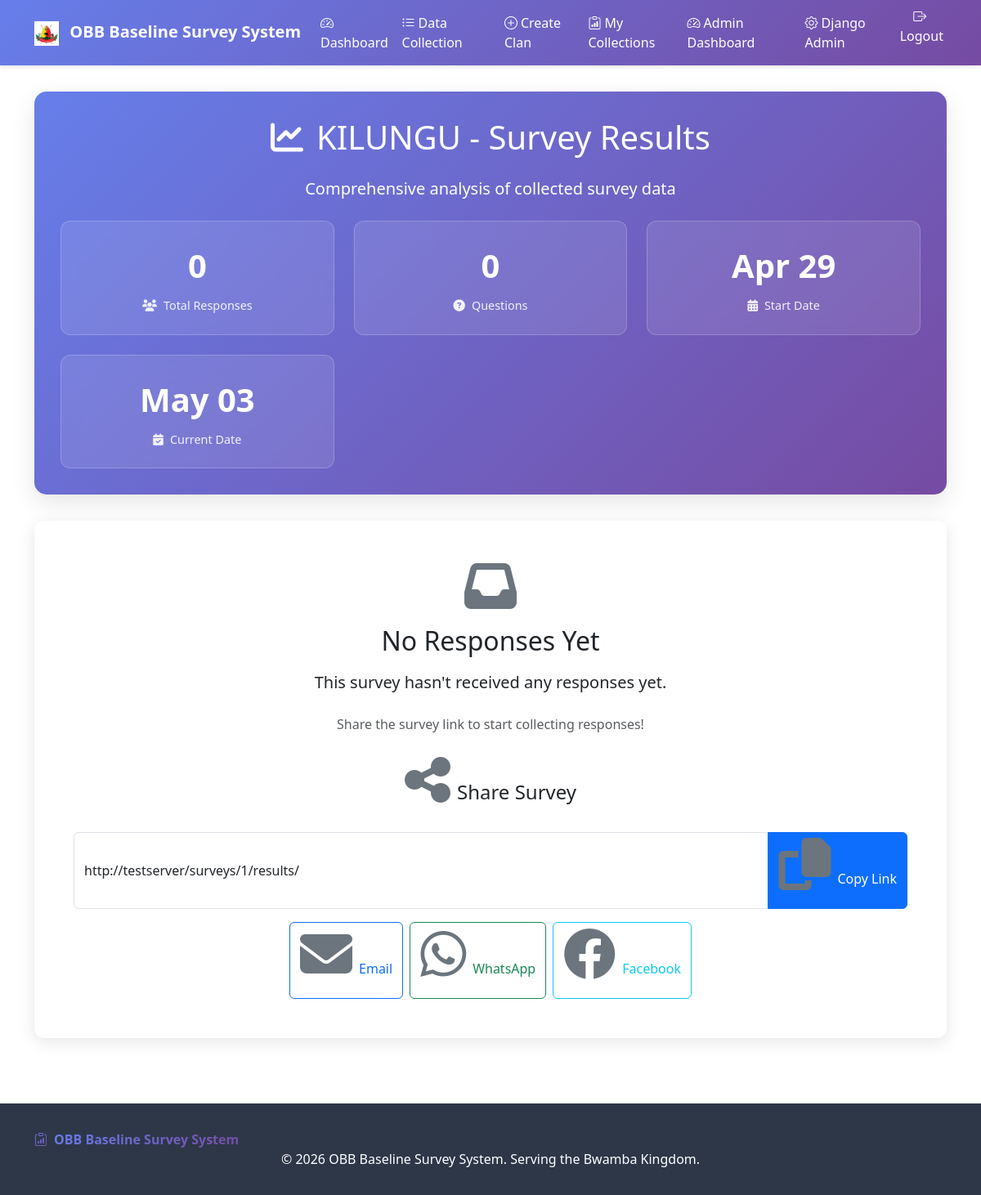
The app's page /surveys/1/results/ (signed in) with its own data.
### surveys/models.py (models this page shows, shortened)
class Survey(models.Model):
    title = models.CharField(max_length=200)
    description = models.TextField(blank=True)
    created_at = models.DateTimeField(default=timezone.now)
    updated_at = models.DateTimeField(auto_now=True)
    is_active = models.BooleanField(default=True)
    allow_anonymous = models.BooleanField(default=True)
    created_by = models.ForeignKey(User, on_delete=models.CASCADE, related_name='surveys_created', null=True, blank=True)
    is_clan = models.BooleanField(default=False, help_text="Mark this survey as a clan for the Bwamba Kingdom")
    class Meta:
        ordering = ['-created_at']

### surveys/views.py (the view)
# urls.py: path('<int:survey_id>/results/', views.survey_results, name='survey_results'),
@login_required
def survey_results(request, survey_id):
    survey = get_object_or_404(Survey, id=survey_id)
    if survey.created_by != request.user and not request.user.is_staff:
        messages.error(request, 'You do not have permission to view survey results.')
        return redirect('surveys:survey_list')
    questions = survey.questions.all().order_by('order')
    responses = survey.responses.all()
    question_stats = {}
    for question in questions:
        answers = Answer.objects.filter(question=question, response__in=responses)
        question_stats[question.id] = calculate_question_stats(question, answers)
    return render(request, 'surveys/survey_results.html', {
        'survey': survey,
        'questions': questions,
        'responses': responses,
        'question_stats': question_stats
    })

### surveys/templates/surveys/survey_results.html (shortened to what this page needs)
{% extends "surveys/base.html" %}
{% load survey_filters %}
{% block extra_css %}
<link href="https://cdn.jsdelivr.net/npm/bootstrap@5.3.0/dist/css/bootstrap.min.css" rel="stylesheet">
<link href="https://cdnjs.cloudflare.com/ajax/libs/font-awesome/6.4.0/css/all.min.css" rel="stylesheet">
{% endblock %}
{% block content %}
<div class="results-dashboard">
    <div class="text-center">
        <h1 class="mb-4">
            <i class="fas fa-chart-line me-3"></i>{{ survey.title }} - Survey Results
        </h1>
        <p class="lead mb-0">Comprehensive analysis of collected survey data</p>
    </div>
    <div class="stats-grid">
        <div class="stat-card">
            <div class="stat-number">{{ responses.count }}</div>
            <div class="stat-label">
                <i class="fas fa-users me-2"></i>Total Responses
            </div>
        </div>
        <div class="stat-card">
            <div class="stat-number">{{ questions.count }}</div>
            <div class="stat-label">
                <i class="fas fa-question-circle me-2"></i>Questions
            </div>
        </div>
        <div class="stat-card">
            <div class="stat-number">{{ survey.created_at|date:"M d" }}</div>
            <div class="stat-label">
                <i class="fas fa-calendar-alt me-2"></i>Start Date
            </div>
        </div>
        <div class="stat-card">
            <div class="stat-number">{% now "M d" %}</div>
            <div class="stat-label">
                <i class="fas fa-calendar-check me-2"></i>Current Date
            </div>
        </div>
    </div>
</div>
{% if responses %}
    <div class="results-table">
        <div class="p-4">
            <h3 class="mb-4">
                <i class="fas fa-table me-2"></i>Individual Response Data
            </h3>
            <div class="table-responsive">
                <table class="response-table">
                    <thead>
                        <tr>
                            <th>Response ID</th>
                            <th>Submitted By</th>
                            <th>Submission Date</th>
                            <th>IP Address</th>
                            <th>Actions</th>
                        </tr>
                    </thead>
                    <tbody>
                        {% for response in responses %}
                        <tr>
                            <td>#{{ response.id }}</td>
                            <td>
                                {% if response.user %}
                                    {{ response.user.get_full_name|default:response.user.username }}
                                {% else %}
                                    <span class="text-muted">Anonymous</span>
                                {% endif %}
                            </td>
                            <td>{{ response.submitted_at|date:"M d, Y H:i" }}</td>
                            <td>{{ response.ip_address|default:"-" }}</td>
                            <td>
                                <button class="btn btn-sm btn-outline-primary" onclick="viewResponseDetails('{{ response.id }}')">
                                    <i class="fas fa-eye"></i>
                                </button>
                            </td>
                        </tr>
                        {% empty %}
                        <tr>
                            <td colspan="5" class="text-center text-muted">No responses found</td>
                        </tr>
                        {% endfor %}
                    </tbody>
                </table>
            </div>
        </div>
    </div>
    <div class="mt-4">
        <h2 class="text-center mb-4">
            <i class="fas fa-chart-bar me-2"></i>Question-by-Question Analysis
        </h2>
        {% for question in questions %}
            <div class="question-card">
                <div class="question-header">
                    <div class="question-title">
                        <span class="badge bg-primary me-2">Q{{ forloop.counter }}</span>
                        {{ question.text }}
                    </div>
                    <span class="question-type-badge">{{ question.get_question_type_display }}</span>
                    {% if question.required %}
                        <span class="badge bg-danger ms-2">Required</span>
                    {% endif %}
                </div>
                <div class="question-stats">
                    {% for q_id, stats in question_stats.items %}
                        {% if q_id == question.id %}
                            <div class="alert alert-info mb-3">
                                <i class="fas fa-info-circle me-2"></i>
                                <strong>{{ stats.total_responses }}</strong> responses for this question
                                {% if question.required %}
                                    <span class="badge bg-danger ms-2">Required</span>
                                {% endif %}
                            </div>
                            {% if question.question_type in 'radio,select' %}
                                <div class="chart-container">
                                    <h5 class="mb-3">
                                        <i class="fas fa-chart-pie me-2"></i>Response Distribution
                                    </h5>
                                    {% for choice, count in stats.data.choices.items %}
                                    <div class="mb-3">
                                        <div class="d-flex justify-content-between align-items-center mb-2">
                                            <span class="fw-bold">{{ choice }}</span>
                                            <span class="badge bg-primary">{{ count }}</span>
                                        </div>
                                        <div class="choice-bar-container">
                                            {% widthratio count stats.total_responses 100 as percentage %}
                                            <div class="choice-bar" data-width="{{ percentage }}"></div>
                                        </div>
                                        <small class="text-muted">{{ percentage }}% of responses</small>
                                    </div>
                                    {% endfor %}
                                </div>
                                {% if stats.data.most_common %}
                                    <div class="alert alert-success mt-3">
                                        <i class="fas fa-trophy me-2"></i>
                                        <strong>Most Common Response:</strong> {{ stats.data.most_common.0 }} ({{ stats.data.most_common.1 }} responses)
                                    </div>
                                {% endif %}
                        {% elif question.question_type == 'checkbox' %}
                                <div class="chart-container">
                                    <h5 class="mb-3">
                                        <i class="fas fa-check-square me-2"></i>Selection Frequency
                                    </h5>
                                    {% for choice, count in stats.data.choices.items %}
                                    <div class="mb-3">
                                        <div class="d-flex justify-content-between align-items-center mb-2">
                                            <span class="fw-bold">{{ choice }}</span>
                                            <span class="badge bg-success">{{ count }}</span>
                                        </div>
                                        <div class="choice-bar-container">
                                            {% widthratio count stats.total_responses 100 as percentage %}
                                            <div class="choice-bar" data-width="{{ percentage }}"></div>
                                        </div>
                                        <small class="text-muted">{{ percentage }}% selected</small>
                                    </div>
                                    {% endfor %}
                                </div>
                        {% else %}
                            <div class="chart-container">
                                <h5 class="mb-3">
                                    <i class="fas fa-comment me-2"></i>Text Responses
                                </h5>
                                <div class="table-responsive">
                                    <table class="table table-striped">
                                        <thead>
                                            <tr>
                                                <th>#</th>
                                                <th>Response</th>
                                                <th>Length</th>
                                            </tr>
                                        </thead>
                                        <tbody>
                                            {% for response in stats.data.responses %}
                                            <tr>
                                                <td>{{ forloop.counter }}</td>
                                                <td>{{ response|truncatewords:15 }}</td>
                                                <td>{{ response|length }} chars</td>
                                            </tr>
                                            {% empty %}
                                            <tr>
                                                <td colspan="3" class="text-center text-muted">No text responses</td>
                                            </tr>
                                            {% endfor %}
                                        </tbody>
                                    </table>
                                </div>
                                {% if stats.data.average_length %}
                                    <div class="alert alert-info mt-3">
                                        <i class="fas fa-calculator me-2"></i>
                                        <strong>Average Response Length:</strong> {{ stats.data.average_length|floatformat:1 }} characters
                                    </div>
                                {% endif %}
                            </div>
                        {% endif %}
                        {% endif %}
                    {% endfor %}
                </div>
                </div>
            </div>
        {% endfor %}
    </div>
    <div class="export-section">
        <h3 class="mb-4">
            <i class="fas fa-download me-2"></i>Export Survey Data
        </h3>
        <p class="text-muted mb-4">Download comprehensive survey results for further analysis and reporting</p>
        <div class="d-flex justify-content-center flex-wrap">
            <button class="btn-export" onclick="exportResults('csv')">
                <i class="fas fa-file-csv me-2"></i>Export as CSV
            </button>
            <button class="btn-export" onclick="exportResults('json')">
                <i class="fas fa-file-code me-2"></i>Export as JSON
            </button>
            <button class="btn-export" onclick="exportResults('excel')">
                <i class="fas fa-file-excel me-2"></i>Export as Excel
            </button>
            <button class="btn-export" onclick="printResults()">
                <i class="fas fa-print me-2"></i>Print Report
            </button>
        </div>
    </div>
{% else %}
    <div class="no-responses">
        <i class="fas fa-inbox"></i>
        <h2 class="mb-3">No Responses Yet</h2>
        <p class="lead mb-4">This survey hasn't received any responses yet.</p>
        <p class="text-muted mb-4">Share the survey link to start collecting responses!</p>
        <div class="share-section">
            <h4 class="mb-3">
                <i class="fas fa-share-alt me-2"></i>Share Survey
            </h4>
            <div class="input-group mb-3">
                <input type="text" class="form-control" value="{{ request.build_absolute_uri }}" readonly id="survey-link">
                <button class="btn btn-primary" onclick="copyLink()">
                    <i class="fas fa-copy me-2"></i>Copy Link
                </button>
            </div>
            <div class="d-flex justify-content-center gap-2">
                <button class="btn btn-outline-primary" onclick="shareViaEmail()">
                    <i class="fas fa-envelope me-2"></i>Email
                </button>
                <button class="btn btn-outline-success" onclick="shareViaWhatsApp()">
                    <i class="fab fa-whatsapp me-2"></i>WhatsApp
                </button>
                <button class="btn btn-outline-info" onclick="shareViaFacebook()">
                    <i class="fab fa-facebook me-2"></i>Facebook
                </button>
            </div>
        </div>
    </div>
{% endif %}
{% endblock %}

### surveys/templates/surveys/base.html (style rules this page uses)
:root { --primary-gradient: linear-gradient(135deg, #667eea 0%, #764ba2 100%); --primary-color: #667eea; --secondary-color: #6c757d; }
body { background-color: #f8f9fa; }
.btn-primary { background: var(--primary-color); border-color: var(--primary-color); }

### surveys/templates/surveys/survey_results.html (style rules this page uses)
.results-dashboard { background: linear-gradient(135deg, #667eea 0%, #764ba2 100%); color: white; padding: 2rem; border-radius: 15px; margin-bottom: 2rem; box-shadow: 0 10px 30px rgba(0,0,0,0.1); }
.stats-grid { display: grid; grid-template-columns: repeat(auto-fit, minmax(250px, 1fr)); gap: 1.5rem; margin-top: 1.5rem; }
.stat-card { background: rgba(255,255,255,0.1); backdrop-filter: blur(10px); border: 1px solid rgba(255,255,255,0.2); border-radius: 12px; padding: 1.5rem; text-align: center; transition: transform 0.3s ease; }
.stat-number { font-size: 2.5rem; font-weight: bold; margin-bottom: 0.5rem; }
.stat-label { font-size: 0.9rem; opacity: 0.9; }
.no-responses { background: white; border-radius: 12px; padding: 3rem; text-align: center; box-shadow: 0 5px 20px rgba(0,0,0,0.1); }
.no-responses i { font-size: 4rem; color: #6c757d; margin-bottom: 1rem; }
.share-section { margin-top: 1.5rem; }

### records on screen
Survey: title "KILUNGU", count "0", created_at "Apr 29"

### other values on screen
{{ questions.count }} "0"
